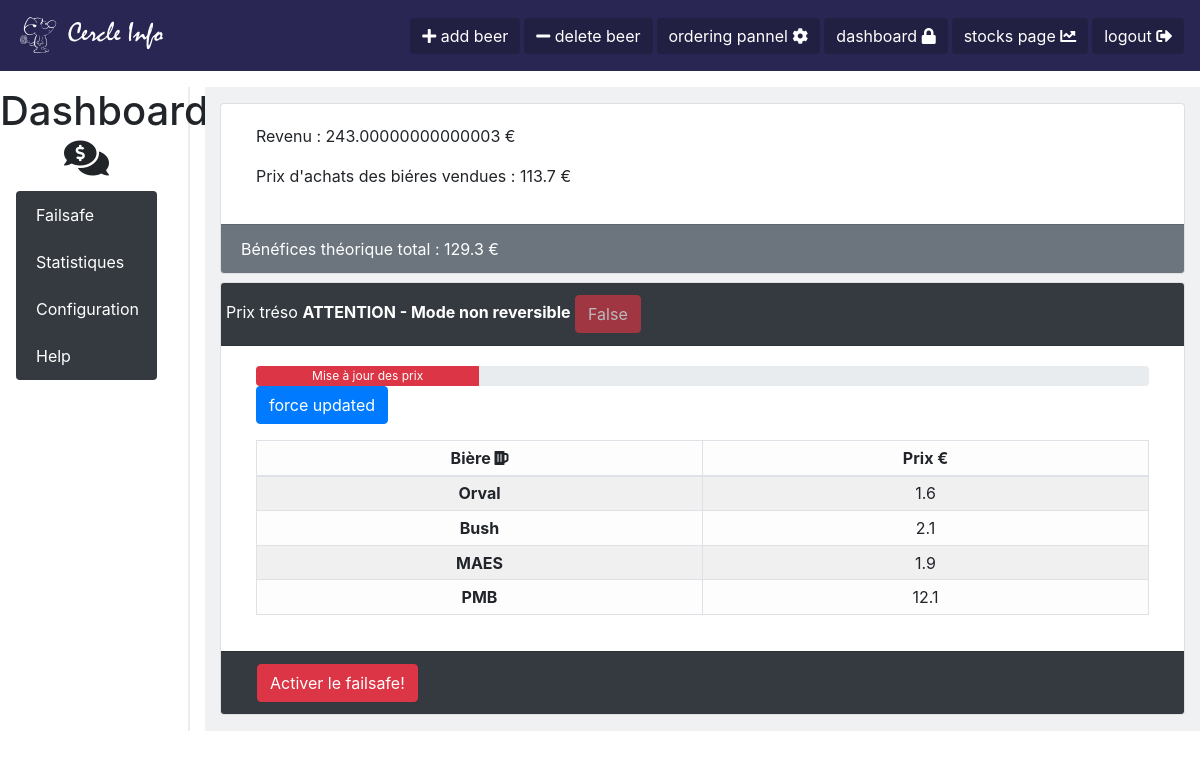
Page /dashboard/ (signed in) on the earlier database version.
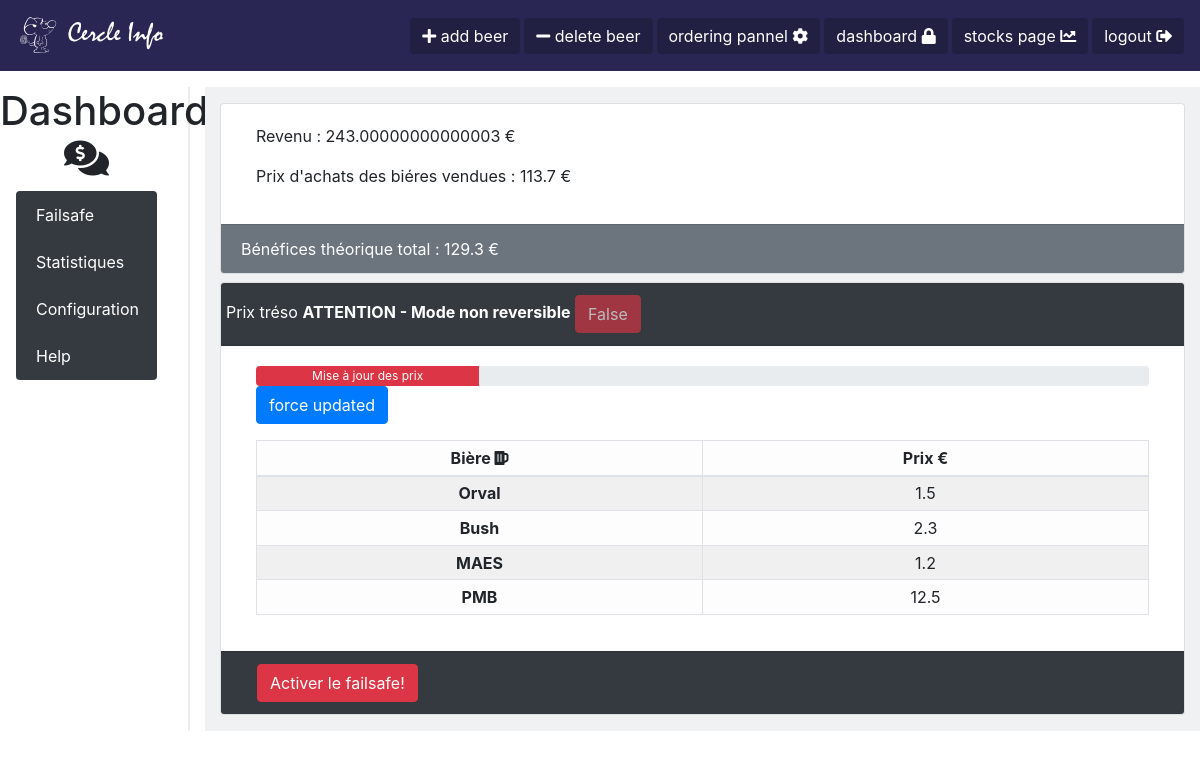
Same page on the later database version.
### Beer/models.py (models this page shows, shortened)
class Beer(models.Model):
    beer_name = models.CharField(max_length=100)
    price = models.FloatField(null=False)
    buy_price = models.FloatField(null=False)
    stock = models.IntegerField(null=False)
    coef_up = models.FloatField(null=False)
    coef_down = models.FloatField(null=False)
    coef_max = models.FloatField(null=False)
    q_qarder = models.IntegerField(null=False, default=0)
    q_current_qarder = models.IntegerField(null=False, default=0)
    alcohol_percentage = models.FloatField(null=False, default=0)
    bar = models.IntegerField(null=False, default=1)
    trend = models.CharField(max_length=10, default='EQUAL')
    out_of_stock = models.BooleanField(null=False, default=False)
    best_value = models.BooleanField(null=False, default=False)
    best_price = models.BooleanField(null=False, default=False)
    class Meta:
        permissions = (('show_tool_bar', 'Can show the toolbar'),
                       ('failsafe_mode', 'Can access to failsafe'),)

### Treso/views.py (the view)
# urls.py: path('dashboard/', TresoViews.dashboard, name='dashboard'),
@login_required
def dashboard(request):
    if request.user.has_perm('Beer.failsafe_mode'):
        total, total_buy_price, benef = _calculate_income()
        print(TresoFailsafe.objects.get(id=1).is_activated)
        return render(request,
                      'dashboard.html',
                      {'total': total,
                       'total_buy_price': total_buy_price,
                       'benef': benef, 'beers': Beer.objects.all(),
                       'failsafe': TresoFailsafe.objects.get(id=1).is_activated})
    else:
        raise PermissionDenied()

### Treso/views.py (called while the page is built)
def _calculate_income():
    total = 0
    total_buy_price = 0
    beer_sold = 0
    for hist in History.objects.all():
        total += hist.total_price
        total_buy_price += hist.buy_total_price
    return total, total_buy_price, total - total_buy_price

### templates/dashboard.html (shortened to what this page needs)
{%extends 'main_template.html' %}
{% load static %}
{% block head %}
        <link rel="stylesheet" href="{% static 'css/dashboard.css' %}">
{% endblock %}
{%block content%}
<div class="row">
  <div class="col-2" style="border-right: solid 2px #EDEDED;">
    <h1 class="text-center">Dashboard <i class="fas fa-comments-dollar"></i></h1>
    <div class="list-group flex-column nav-pills pl-3 pr-3" id="v-pills-tab" role="tablist" aria-orientation="vertical">
      <a class="list-group-item list-group-item-action bg-dark nav-btn" id="v-pills-home-tab" data-toggle="pill" href="#v-pills-home" role="tab" aria-controls="v-pills-home" aria-selected="true">Failsafe</a>
      <a class="list-group-item list-group-item-action bg-dark nav-btn" id="v-pills-profile-tab" data-toggle="pill" href="#v-pills-profile" role="tab" aria-controls="v-pills-profile" aria-selected="false">Statistiques</a>
      <a class="list-group-item list-group-item-action bg-dark nav-btn" id="v-pills-messages-tab" data-toggle="pill" href="#v-pills-messages" role="tab" aria-controls="v-pills-messages" aria-selected="false">Configuration</a>
      <a class="list-group-item list-group-item-action bg-dark nav-btn" id="v-pills-settings-tab" data-toggle="pill" href="#v-pills-settings" role="tab" aria-controls="v-pills-settings" aria-selected="false">Help</a>
    </div>
  </div>
  <div class="col-10">
    <div class="tab-content" id="v-pills-tabContent" style="background-color: #F0F1F3;">
      <div class="tab-pane fade show active" id="v-pills-home" role="tabpanel" aria-labelledby="v-pills-home-tab">
        {% if perms.Beer.failsafe_mode %}
        <div class="container pt-3 pb-3">
            <div class="card">
                <div class="card-body">
                    <div class="container">
                            <p>Revenu : {{ total }} €</p>
                            <p>Prix d'achats des biéres vendues : {{ total_buy_price }} €</p>
                    </div>
                </div>
                <div class="card-footer text-white bg-secondary">
                Bénéfices théorique total : {{ benef }} €
                </div>
            </div>
            <div class="card mt-2">
                <div class="card-header bg-dark text-white">
                    <div class="row">
                        <div>Prix tréso <b>ATTENTION - Mode non reversible</b>
                            <div class="btn btn-danger disabled" id="statut">{{failsafe}}</div>
                        </div>
                    </div>
                </div>
                <div class="card-body">
                <div class="container">
                      <div class="progress" style="height: 20px;">
                        <div class="progress-bar bg-danger" role="progressbar" style="width: 25%; background-color:#428bca;" id="progress_bar"aria-valuenow="0" aria-valuemin="0" aria-valuemax="100">Mise à jour des prix</div>
                      </div>
                    {% include 'prix_treso.html' with beers=beers %}
                </div>
            </div>
            <div class="card-footer text-white bg-dark">
                <div class="btn btn-danger ml-3"  data-toggle="modal" data-target="#activate_fail_safeModal">Activer le failsafe!</div>
            </div>
        </div>
        </div>
        {% endif %}
      </div>
    </div>
  </div>
</div>
{%endblock%}

### templates/prix_treso.html
    <table class="table table-light table-bordered table-striped table-sm mt-3">
      <thead>
        <tr class="">
          <th class="text-center align-middle" scope="col">Bière <i class="fas fas fa-beer"></i></th>
          <th class="text-center" scope="col">Prix €</th>
        </tr>
      </thead>
      <tbody>
        {% for beer in beers %}
          <tr class="">
            <th class="text-center align-middle" scope="row" style="width: 50%"> {{beer.beer_name}} </th>
            <td class="text-center align-middle price" id="{{ beer.beer_name }}" contenteditable="true" style="width: 50%"> {{beer.price}}</td>
          </tr>
        {% endfor %}
      </tbody>
    <div class="btn btn-primary" onclick="set_price()">force updated</div>
    </table>

Differences in the rows shown:
changed Beer "Orval": price "1.6" → "1.5"
changed Beer "Bush": price "2.1" → "2.3"
changed Beer "MAES": price "1.9" → "1.2"
changed Beer "PMB": price "12.1" → "12.5"
